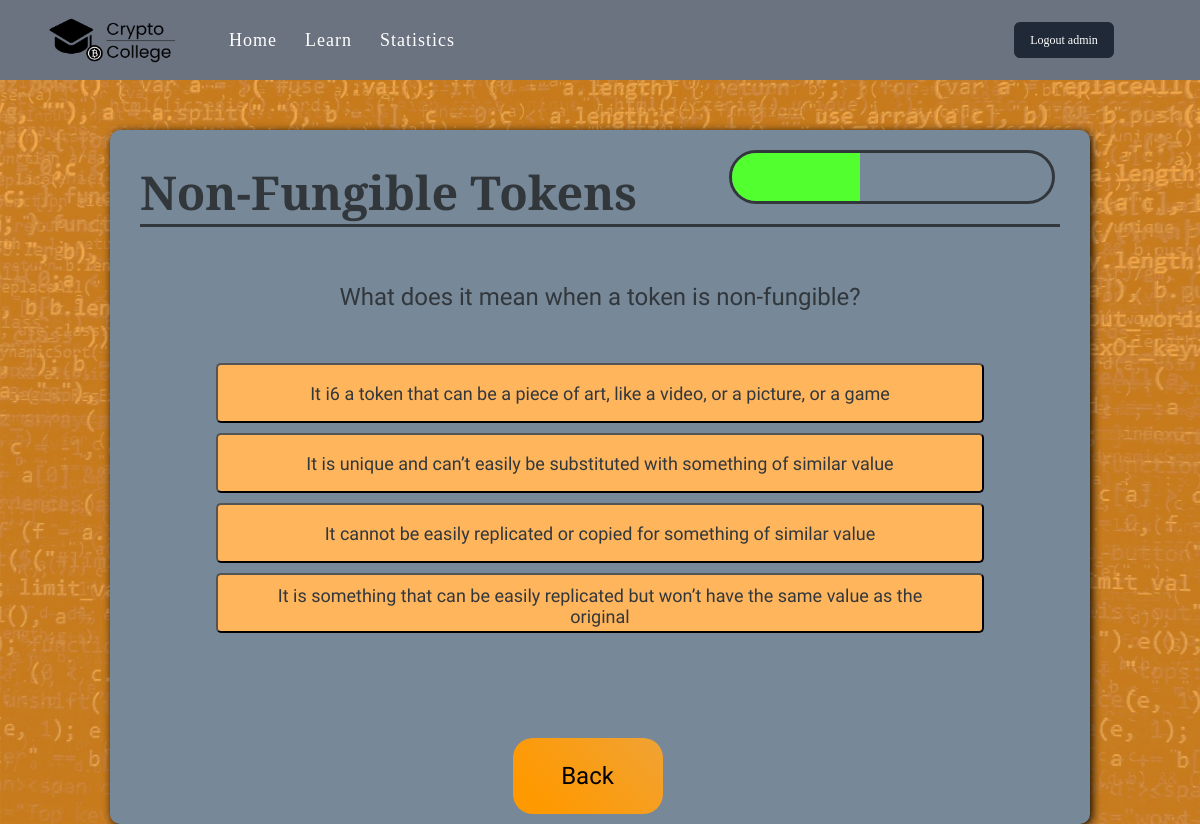
The page /assessment/2 (signed in) on the database its author committed.
### app/models.py (models this page shows, shortened)
class User(UserMixin, db.Model):
    id = db.Column(db.Integer, primary_key=True)
    username = db.Column(db.String(64), unique=True)
    email = db.Column(db.String(128), unique=True)
    password_hash = db.Column(db.String(128))
    userresults = db.relationship('UserResult', backref='user', lazy=True)

class Quiz(db.Model):
    id = db.Column(db.Integer, primary_key=True)
    quizname = db.Column(db.String(128))
    questions = db.relationship('Question', backref='quiz', lazy=True)
    'Return all questions that belong to the topic of this quiz'
    'Return a specific question from a quiz'

class Question(db.Model):
    id = db.Column(db.Integer, primary_key=True)
    questiontext = db.Column(db.String(256))
    quizId = db.Column(db.Integer, db.ForeignKey('quiz.id'), nullable=False)
    answers = db.relationship('Answer', backref='question', lazy=True)
    'Get all options for question'
    'Get a specific answer for a question'
    'Get correct answer'
    'Get question'
    def get_randomized_answers(self):
        answers = Answer.query.filter_by(questionId = self.id).all()
        random.shuffle(answers)
        return answers

class Answer(db.Model):
    id = db.Column(db.Integer, primary_key=True)
    answertext = db.Column(db.String(256))
    questionId = db.Column(db.Integer, db.ForeignKey('question.id'), nullable=False)
    correctAnswer = db.Column(db.Boolean)

### app/routes.py (the view, shortened to what this page needs)
@app.route('/assessment/<int:quizId>', methods=['GET', 'POST'])
@login_required
def assessment(quizId):
    if request.method == 'GET':
        quiz = Quiz.query.filter_by(id=quizId).first()
        if quiz == None: return 'Not Found'
        return render_template('Assesment.html', title='Assessment', quiz=quiz)

### app/models.py (called while the page is built)
@login.user_loader
def load_user(id):
    return User.query.get(int(id))

### app/templates/Assesment.html (shortened to what this page needs)
{%extends "layout.html"%}
{%block content%}
<div class="test_container">
  <div id="progressBarA">
    <div id="progressBarFullA"></div>
  </div>
  <div id="quiz-{{quiz.id}}" class="quiz">
    <h1>{{quiz.quizname}}</h1><br>
    {% for question in quiz.questions %}
    <div id="question-{{question.id}}" class="question question-hidden">
      <p>{{question.questiontext}}</p><br>
      <div class="choices">
        {% for answer in question.get_randomized_answers() %}
        <button id="answer-{{answer.id}}" onclick="selectAnswer(event)">{{answer.answertext}}</button>
        {% endfor %}
      </div>
    </div>
    {% endfor %}
    <div id="assessment-controls" class="flex justify-around">
      <button id="back-button" onclick="previousQuestion()" class="assessment-button">Back</button>
    </div>
  </div>
</div>
{%endblock%}

### app/templates/layout.html (shortened to what this page needs)
<!DOCTYPE html>
<html lang="en">
<head>
    <link rel="stylesheet" href="../static/CSS/Content.css">
    <link rel="stylesheet" href="../static/CSS/Style.css" />
    <link rel="stylesheet" href="../static/CSS/Assessment.css" />
    <link rel="stylesheet" href="../static/CSS/Lesson.css" />
    <link rel="stylesheet" href="../static/CSS/Layout.css" />
    <link rel="stylesheet" href="../static/CSS/Statistics.css" />
    <link rel="stylesheet" href="../static/CSS/Login+Registration.css" />
</head>
<body>
    <section>
        <header>
            <div id="topbar">
                <div id="brand">
                    <img src="../static/Pictures/logo.png" alt="logo">
                </div>
                <nav id="topbar-nav">
                    <a href="/" class="navbar-item">Home</a>
                    <a href="/lesson" class="navbar-item">Learn</a>
                    <a href="/statistics" class="navbar-item">Statistics</a>
                </nav>
                <div id="login-container">
                    <div class="flex">
                        {% if current_user.is_authenticated == False %}
                        <a class="login-button background-indigo" href="{{ url_for('login') }}">
                            <div id="login-button">Login</div>
                        </a>
                        <a class="login-button background-darkgray" id="register-button-area"
                            href="{{ url_for('register') }}">
                            <div id="register-button">Register</div>
                        </a>
                        {% else %}
                        <a class="login-button background-darkgray" href="{{ url_for('logout') }}">
                            <div>Logout {{current_user.username}}</div>
                        </a>
                        {% endif %}
                    </div>
                </div>
            </div>
        </header>
    </section>
    <section id="main">
        {% block content %}{% endblock %}
    </section>
</body>
</html>

### app/static/CSS/Style.css (style rules this page uses)
html, body { height: 100%; background-color: #f7931a; margin: 0; padding: 0; background-image: linear-gradient(rgba(247, 147, 26, 0.8), rgba(247, 147, 26, 0.8)), url('../Pictures/codeblauw.jpg'); background-size: cover; background-repeat: repeat-y; }
.flex { display: flex; }
.background-darkgray { --tw-bg-opacity: 1; background-color: rgba(31, 41, 55, var(--tw-bg-opacity)); }
.justify-around { justify-content: space-around; }

### app/static/CSS/Assessment.css (style rules this page uses)
.test_container { background-color: lightslategray; margin: auto; width: 80%; margin-top: 50px; margin-bottom: 50px; padding: 10px; box-shadow: 2px 2px 10px black; border-radius: 10px; animation: fadeInAnimation ease 1s; animation-iteration-count: 1; animation-fill-mode: forwards; }
.test_container h1 { font-size: 35pt; border-bottom-style: solid; margin: 20px; font-family: 'Crimson Text', serif; color: #32373c; }
.test_container p, #quiz-over > h3 { font-size: 18pt; margin: 20px 30px 30px 30px; text-align: center; line-height: 25px; font-family: 'Work Sans', sans-serif; color: #32373c; }
.choices { margin-left: auto; margin-right: auto; text-align: center; }
.choices button { background-color: #ffb55c; border-radius: 5px; margin: 5px; width: 80%; height: 60px; font-family: 'Work Sans', sans-serif; color: #32373c; font-size: 18px; text-align: center; padding: 10px 30px 10px 30px; }
#progressBarA { width: 20rem; height: 3rem; border: 0.2rem solid #32373c; float: right; margin-right: 25px; margin-top: 10px; border-radius: 50px; overflow: hidden; }
#progressBarFullA { height: 100%; width: 40%; background-color: rgb(82, 255, 47); }
.assessment-button { float: right; margin-right: 25px; margin-top: 100px; cursor: pointer; width: 150px; -webkit-appearance: none; border: 0; outline: 0; background: linear-gradient(45deg, rgb(255, 153, 0) 10%, rgb(231, 168, 84) 90%); background-size: 200% 100%; padding: 1.5rem 2rem; color: black; border-radius: 20px; font-size: 18pt; font-family: 'Work Sans', sans-serif; transition: .3s; }
#assessment-controls { width: 100%; font-family: 'Crimson Text', serif; color: #32373c; font-size: 35pt; }

### app/static/CSS/Layout.css (style rules this page uses)
header { --tw-bg-opacity: 1; background-color: rgba(107, 114, 128, var(--tw-bg-opacity)); }
#topbar { padding: 5px; display: flex; flex-direction: column; }
@media (min-width: 640px) { #topbar { padding: 15px 40px; flex-direction: row; } }
#topbar-nav { display: flex; flex-direction: column; text-align: center; padding-top: 20px; color: white; }
@media (min-width: 640px) { #topbar-nav { flex-direction: row; padding: 0 25px; } }
.navbar-item { padding: 6px 14px; text-decoration: none; color: white; display: flex; align-items: center; justify-content: center; font-size: 18px; letter-spacing: 1px; font-family: ui-serif, Georgia, "Times New Roman", Times, serif; }
#brand { display: flex; justify-content: center; }
#brand>img { width: 150px; height: 50px; }
.login-button { text-decoration: none; display: inline-flex; padding: 10px 10px; margin: 0 6px; font-size: 12px; color: white; font-weight: 400; border-width: 1px; border-color: transparent; line-height: 1rem; border-radius: 0.375rem; justify-content: center; width: 80px; }
#login-container { display: flex; align-items: center; margin-left: auto; margin-right: 40px; }

### rows shown on the page
User: username "admin"
Quiz: quizname "Non-Fungible Tokens"
Question: questiontext "What does it mean when a token is non-fungible?"
Answer: answertext "It i6 a token that can be a piece of art, like a video, or a picture, or a game"
Answer: answertext "It is unique and can’t easily be substituted with something of similar value"
Answer: answertext "It cannot be easily replicated or copied for something of similar value"
Answer: answertext "It is something that can be easily replicated but won’t have the same value as the original"
